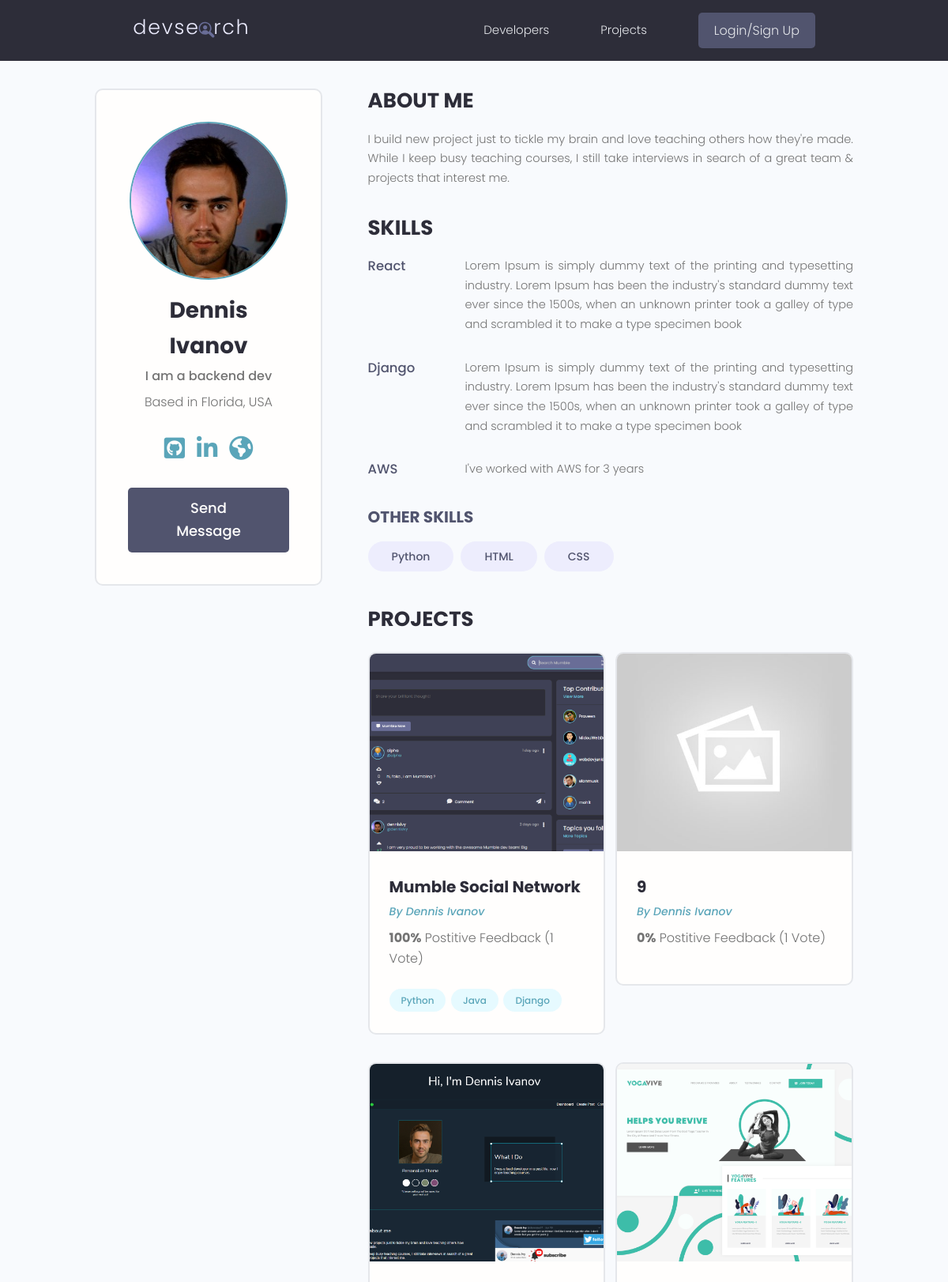
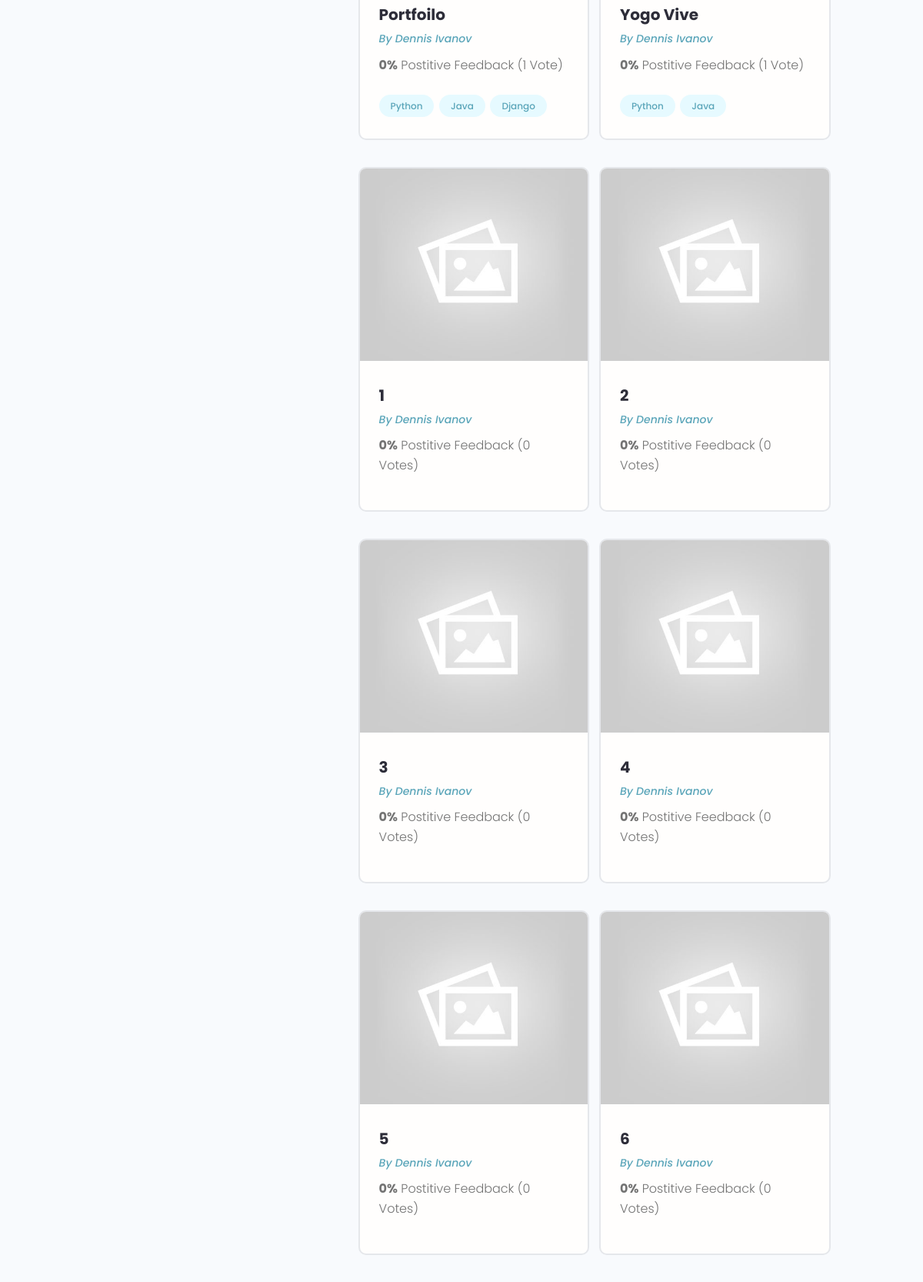
The page /profile/df5ab2e5-7d2e-4815-914d-c857ead26bbd/ (upper part) on the database its author committed (2 pictures, top to bottom).
### users/models.py (models this page shows, shortened)
class Profile(models.Model):
    user = models.OneToOneField(User, on_delete=models.CASCADE, null=True, blank=True, related_name="profile")
    name = models.CharField(max_length=200, blank=True, null=True)
    email = models.EmailField(max_length=500, blank=True, null=True)
    username = models.CharField(max_length=200, blank=True, null=True)
    location = models.CharField(max_length=200, blank=True, null=True)
    short_intro = models.CharField(max_length=200, blank=True, null=True)
    bio = models.TextField(blank=True, null=True)
    profile_image = models.ImageField(null=True, blank=True, upload_to="profiles/", default="profiles/user-default.png")
    social_github = models.CharField(max_length=200, blank=True, null=True)
    social_twitter = models.CharField(max_length=200, blank=True, null=True)
    social_linkedin = models.CharField(max_length=200, blank=True, null=True)
    social_youtube = models.CharField(max_length=200, blank=True, null=True)
    social_website = models.CharField(max_length=200, blank=True, null=True)
    created = models.DateTimeField(auto_now_add=True)
    id = models.UUIDField(default=uuid.uuid4, unique=True, primary_key=True, editable=False)
    class Meta:
        ordering = ['created']
    @property
    def imageURL(self):
        try:
            url = self.profile_image.url
        except:
            url = ''
        return url

class Skill(models.Model):
    owner = models.ForeignKey(Profile, on_delete=models.CASCADE, null=True, blank=True)
    name = models.CharField(max_length=200, blank=True, null=True)
    description = models.TextField(null=True, blank=True)
    created = models.DateTimeField(auto_now_add=True)
    id = models.UUIDField(default=uuid.uuid4, unique=True, primary_key=True, editable=False)
    def __str__(self):
        return str(self.name)

### projects/models.py (models this page shows, shortened)
class Project(models.Model):
    owner = models.ForeignKey(Profile, null=True, blank=True, on_delete=models.CASCADE)
    title = models.CharField(max_length=200)
    description = models.TextField(null=True, blank=True)
    featured_image = models.ImageField(null=True, blank=True, default="default.jpg")
    demo_link = models.CharField(max_length=2000, null=True, blank=True)
    source_link = models.CharField(max_length=2000, null=True, blank=True)
    tags = models.ManyToManyField("Tag", blank=True)
    vote_total = models.IntegerField(default=0, null=True, blank=True)
    vote_ratio = models.IntegerField(default=0, null=True, blank=True)
    created = models.DateTimeField(auto_now_add=True)
    id = models.UUIDField(default=uuid.uuid4, unique=True, primary_key=True, editable=False)
    class Meta:
        ordering = ['-vote_ratio', '-vote_total', 'title']
    @property
    def imageURL(self):
        try:
            url = self.featured_image.url
        except:
            url = ''
        return url

class Tag(models.Model):
       name = models.CharField(max_length=200)
       created = models.DateTimeField(auto_now_add=True)
       id = models.UUIDField(default=uuid.uuid4, unique=True, primary_key=True, editable=False)
       def __str__(self):
           return self.name

### users/views.py (the view)
# urls.py: path("profile/<str:pk>/", views.userProfile, name="user-profile"),
def userProfile(request, pk):
    profile = Profile.objects.get(id=pk)
    topSkills = profile.skill_set.exclude(description__exact="")
    otherSkills = profile.skill_set.filter(description="")
    context = {'profile': profile, 'topSkills': topSkills,
               "otherSkills": otherSkills}
    return render(request, 'users/user-profile.html', context)

### users/templates/users/user-profile.html (shortened to what this page needs)
{% extends "main.html" %}
{% block content %}
<link rel="stylesheet" href="https://maxcdn.bootstrapcdn.com/font-awesome/4.5.0/css/font-awesome.min.css">
  <main class="profile my-md">
    <div class="container">
      <div class="layout">
        <div class="column column--1of3">
          <div class="card text-center">
            <div class="card__body dev">
              <img class="avatar avatar--xl" src="{{ profile.imageURL }}"/>
              <h2 class="dev__name">{{profile.name}}</h2>
              <p class="dev__title">{{profile.short_intro}}</p>
              <p class="dev__location">Based in {{profile.location}}</p>
              <ul class="dev__social">
                {% if profile.social_github %}
                <li>
                  <a title="Github" href="{{profile.social_github}}" target="_blank"><i class="fa-brands fa-github-square fa-2x"></i></a>
                </li>
                  {% endif %}
                {% if profile.social_linkedin %}
                <li>
                  <a title="LinkedIn" href="{{profile.social_linkedin}}" target="_blank"><i class="fa-brands fa-linkedin-in fa-2x"></i></a>
                </li>
                {% endif %}
                {% if profile.social_website %}
                <li>
                  <a title="Personal Website" href="{{profile.social_website}}" target="_blank"><i class="fa-solid fa-earth-americas fa-2x"></i></a>
                </li>
                {% endif %}
              </ul>
              {% if request.user.profile.id != profile.id %}
              <a href="{% url 'create-message' profile.id %}" class="btn btn--sub btn--lg">Send Message </a>
              {% endif %}
            </div>
          </div>
        </div>
        <div class="column column--2of3">
          <div class="devInfo">
            <h3 class="devInfo__title">About Me</h3>
            <p class="devInfo__about">{{profile.bio}}</p>
          </div>
          <div class="devInfo">
            <h3 class="devInfo__title">Skills</h3>
            <div class="devInfo__skills">
              {% for skill in topSkills %}
              <div class="devSkill">
                <h4 class="devSkill__title">{{skill.name}}</h4>
                <p class="devSkill__info">{{skill.description}}</p>
              </div>
              {% endfor %}
              <h3 class="devInfo__subtitle">Other Skills</h3>
              <div class="devInfo__otherSkills">
                {% for skill in otherSkills %}
                <span class="tag tag--pill tag--sub tag--lg">
                  <small>{{skill}}</small>
                </span>
                {% endfor %}
              </div>
            </div>
          </div>
          <div class="devInfo">
            <h3 class="devInfo__title">Projects</h3>
            <div class="grid grid--two">
               {% for project in profile.project_set.all %}
              <div class="column">
                <div class="card project">
                  <a href="{% url 'project' project.id %}" class="project">
                    <img class="project__thumbnail" src="{{project.imageURL}}" alt="project thumbnail" />
                    <div class="card__body">
                      <h3 class="project__title">{{project.title}}</h3>
                      <p><a class="project__author" href="{% url 'user-profile' project.owner.id %} ">By {{project.owner.name}}</a></p>
                      <p class="project--rating">
                        <span style="font-weight: bold;">{{project.vote_ratio}}%</span> Postitive
                        Feedback  ({{project.vote_total}} Vote{{project.vote_total|pluralize:"s"}})
                      </p>
                      <div class="project__tags">
                        {% for tag in project.tags.all %}
                        <span class="tag tag--pill tag--main">
                          <small>{{tag}}</small>
                        </span>
                        {% endfor %}
                      </div>
                    </div>
                  </a>
                </div>
              </div>
              {% endfor %}
            </div>
          </div>
        </div>
      </div>
    </div>
  </main>
{% endblock %}

### static/styles/app.css (style rules this page uses)
:root { --color-sub: #2d2d39; }
.btn--sub { background-color: var(--color-sub-light); }
.card { border: 2px solid var(--color-light); }
img { width: 100%; }
.profile .card > .dev { padding: 4rem; }
.dev__name { color: var(--color-sub); font-size: 2.8rem; font-weight: 700; margin-top: 1rem; margin-bottom: 0.5rem; }
.dev__title { font-size: 1.6rem; font-weight: 500; line-height: 1.3; }
.dev__location { margin-top: 1rem; }
.dev__social { margin: 3rem 0; list-style: none; display: flex; justify-content: center; gap: 1.5rem; }
.devInfo { margin-bottom: 3rem; }
.devInfo__title, .devInfo__subtitle { font-size: 2.6rem; color: var(--color-sub); text-transform: uppercase; font-weight: 700; margin-bottom: 1.5rem; }
.devInfo__subtitle { font-size: 2rem; color: var(--color-sub-light); }
.devInfo__about, .devSkill__info { font-size: 1.45rem; line-height: 1.7; text-align: justify; }
.devSkill { margin-bottom: 3rem; }
.devSkill__title { font-size: 1.65rem; font-weight: 500; color: var(--color-sub-light); }
@media screen and (min-width: 700px) { .devSkill { display: flex; justify-content: space-between; gap: 3rem; } }
@media screen and (min-width: 700px) { .devSkill__info { flex-basis: 80%; } }
.project__author { font-size: 1.4rem; font-style: italic; }
.project--rating { margin-bottom: 1.6em; margin-top: .5em; }
.project__thumbnail { height: 25rem; object-fit: cover; object-position: top center; }
.project__title { font-size: 2rem; font-weight: 700; color: var(--color-sub); }

### static/uikit/styles/modules/_variables.css (style rules this page uses)
:root { --color-main: #5aa5b9; --color-main-light: #e6faff; --color-sub: #3f4156; --color-sub-light: #51546e; --color-sub-lighter: #ededfd; --color-text: #737373; --color-gray: #8b8b8b; --color-light: #e5e7eb; --color-light-gray: #767676; --color-bg: #f8fafd; --color-white: #fffefd; --color-white-light: #f3f3f3; --color-success: #359e64; --color-success-bg: #def8e8; --color-error: #fc4b0b; --color-error-bg: #fff2ee; --font-base: 'Poppins', arial, helvetica, 'Segoe UI', roboto, ubuntu, sans-serif; --font-monospace: 'Fira Code', 'Courier New', courier, monospace; --font-regular: 300; --font-medium: 500; --font-bold: 700; --generic-shadow: 1px 1px 5px #00000010; --generic-transition: all 0.3s ease-in-out; }

### static/uikit/styles/modules/_base.css (style rules this page uses)
* { margin: 0; padding: 0; box-sizing: border-box; text-rendering: optimizeLegibility; color: inherit; font-size: inherit; }
html { font-size: 50%; }
@media only screen and (min-width: 480px) { html { font-size: 56.25%; } }
@media only screen and (min-width: 1200px) { html { font-size: 62.5%; } }
body { line-height: 1.6; font-weight: 400; font-size: 1.5rem; color: var(--color-text); background-color: var(--color-bg); min-height: 100vh; }

### static/uikit/styles/modules/_typography.css (style rules this page uses)
* { font-family: var(--font-base); }
h2 { font-size: 3.6rem; font-weight: var(--font-bold); }
h3 { font-size: 3.2rem; font-weight: var(--font-medium); }
h4 { font-size: 2.8rem; font-weight: var(--font-medium); }
p, span, strong { font-size: 1.6rem; color: var(--color-text); font-weight: var(--font-regular); }
a { padding-bottom: 2px; text-decoration: none; display: inline-block; color: var(--color-main); font-weight: var(--font-medium); }

### static/uikit/styles/modules/_utilities.css (style rules this page uses)
.container { width: 92%; max-width: 165rem; margin: 0 auto; box-sizing: border-box; }
@media screen and (min-width: 1000px) { .container { width: 90%; } }
@media screen and (min-width: 1200px) { .container { width: 80%; } }
.text-center { text-align: center; }
.my-md { margin: 3rem auto; }

### static/uikit/styles/modules/_avatar.css (style rules this page uses)
.avatar { border-radius: 50%; border: 2px solid var(--color-main); object-fit: cover; }
.avatar--xl { height: 20rem; width: 20rem; }

### static/uikit/styles/modules/_button.css (style rules this page uses)
.btn { display: inline-block; position: relative; cursor: pointer; background-color: var(--color-light); font-weight: var(--font-medium); color: var(--color-sub); text-decoration: none; padding: 1rem 2rem; border-radius: 0.5rem; border: none; width: -webkit-fit-content; width: -moz-fit-content; width: fit-content; height: -webkit-fit-content; height: -moz-fit-content; height: fit-content; font-size: 1.6rem; outline-width: 0; outline-color: transparent; -webkit-backface-visibility: hidden; backface-visibility: hidden; transition: all 0.3s ease-in-out; }
.btn--sub { background-color: var(--color-sub); color: var(--color-white); }
.btn--lg { font-size: 1.8rem; padding: 1.2rem 4.5rem; }

### static/uikit/styles/modules/_card.css (style rules this page uses)
.card { border-radius: 1rem; background-color: var(--color-white); border: 1.5px solid var(--color-light); width: auto; height: auto; margin-top: 0.5rem; margin-bottom: 0.5rem; overflow: hidden; }
.card__body, .card__header { padding: 2rem 2.5rem; }

### rows shown on the page
Profile: imageURL (picture), name "Dennis Ivanov", short_intro "I am a backend dev", location "Florida, USA", bio "I build new project just to tickle my brain and love teaching others how they're made. While I keep busy teaching courses, I still take interviews in search of a great team & projects that interest me."
Skill: name "React", description "Lorem Ipsum is simply dummy text of the printing and typesetting industry. Lorem Ipsum has been the industry's standard dummy text ever since the 1500s, when an unknown printer took a galley of type and scrambled it to make a type specimen book"
Skill: name "Django", description "Lorem Ipsum is simply dummy text of the printing and typesetting industry. Lorem Ipsum has been the industry's standard dummy text ever since the 1500s, when an unknown printer took a galley of type and scrambled it to make a type specimen book"
Skill: name "AWS", description "I've worked with AWS for 3 years"
Skill: name "Python"
Skill: name "HTML"
Skill: name "CSS"
Project: imageURL (picture), title "Mumble Social Network", owner.name "Dennis Ivanov", vote_ratio "100", vote_total "1"
Tag: name "Python"
Tag: name "Java"
Tag: name "Django"
Project: imageURL (placeholder picture), title "9", owner.name "Dennis Ivanov", vote_ratio "0", vote_total "1"
Project: imageURL (picture), title "Portfoilo", owner.name "Dennis Ivanov", vote_ratio "0", vote_total "1"
Project: imageURL (picture), title "Yogo Vive", owner.name "Dennis Ivanov", vote_ratio "0", vote_total "1"
Project: imageURL (placeholder picture), title "1", owner.name "Dennis Ivanov", vote_ratio "0", vote_total "0"
Project: imageURL (placeholder picture), title "2", owner.name "Dennis Ivanov", vote_ratio "0", vote_total "0"
Project: imageURL (placeholder picture), title "3", owner.name "Dennis Ivanov", vote_ratio "0", vote_total "0"
Project: imageURL (placeholder picture), title "4", owner.name "Dennis Ivanov", vote_ratio "0", vote_total "0"
Project: imageURL (placeholder picture), title "5", owner.name "Dennis Ivanov", vote_ratio "0", vote_total "0"
Project: imageURL (placeholder picture), title "6", owner.name "Dennis Ivanov", vote_ratio "0", vote_total "0"
